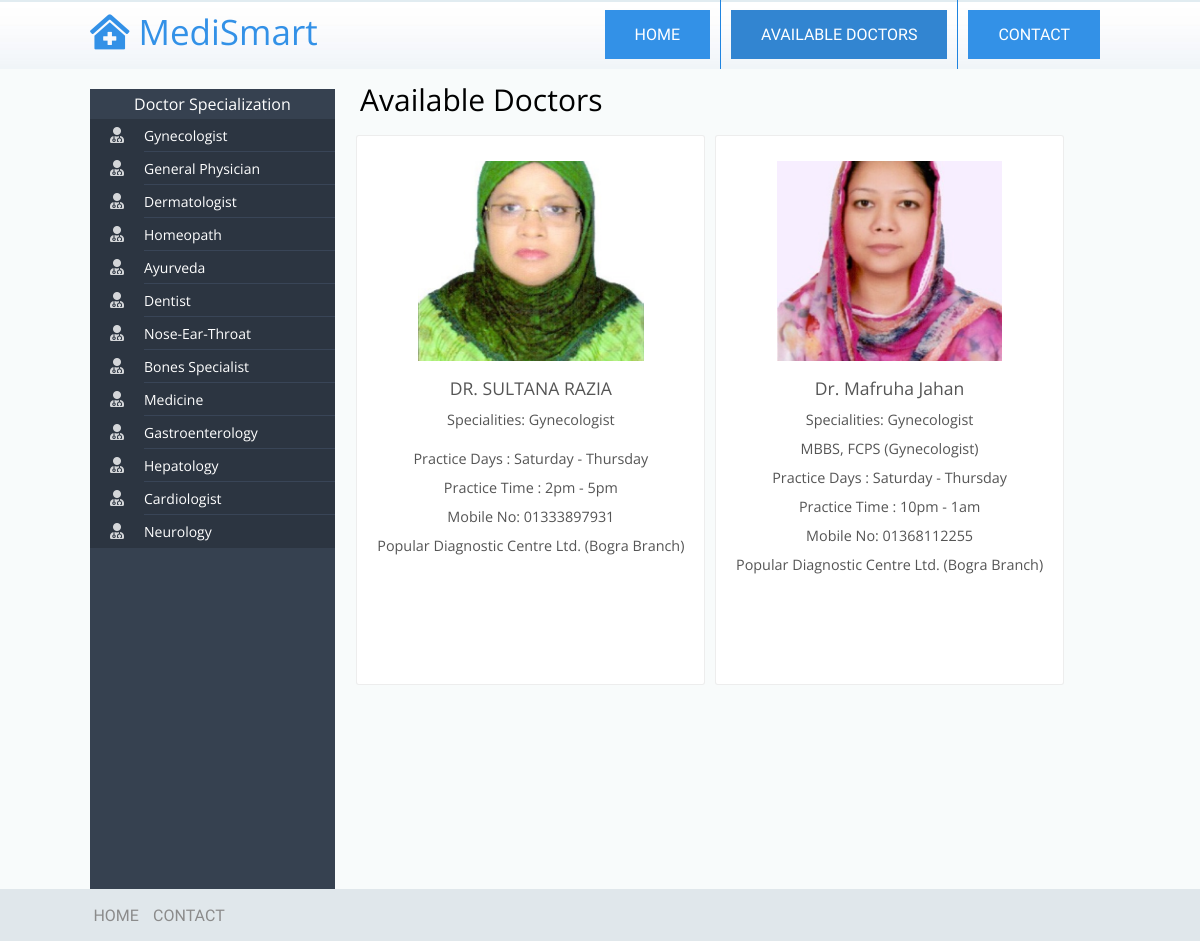
The page /avail-doctor.php?spec=1 on the database as committed earlier.
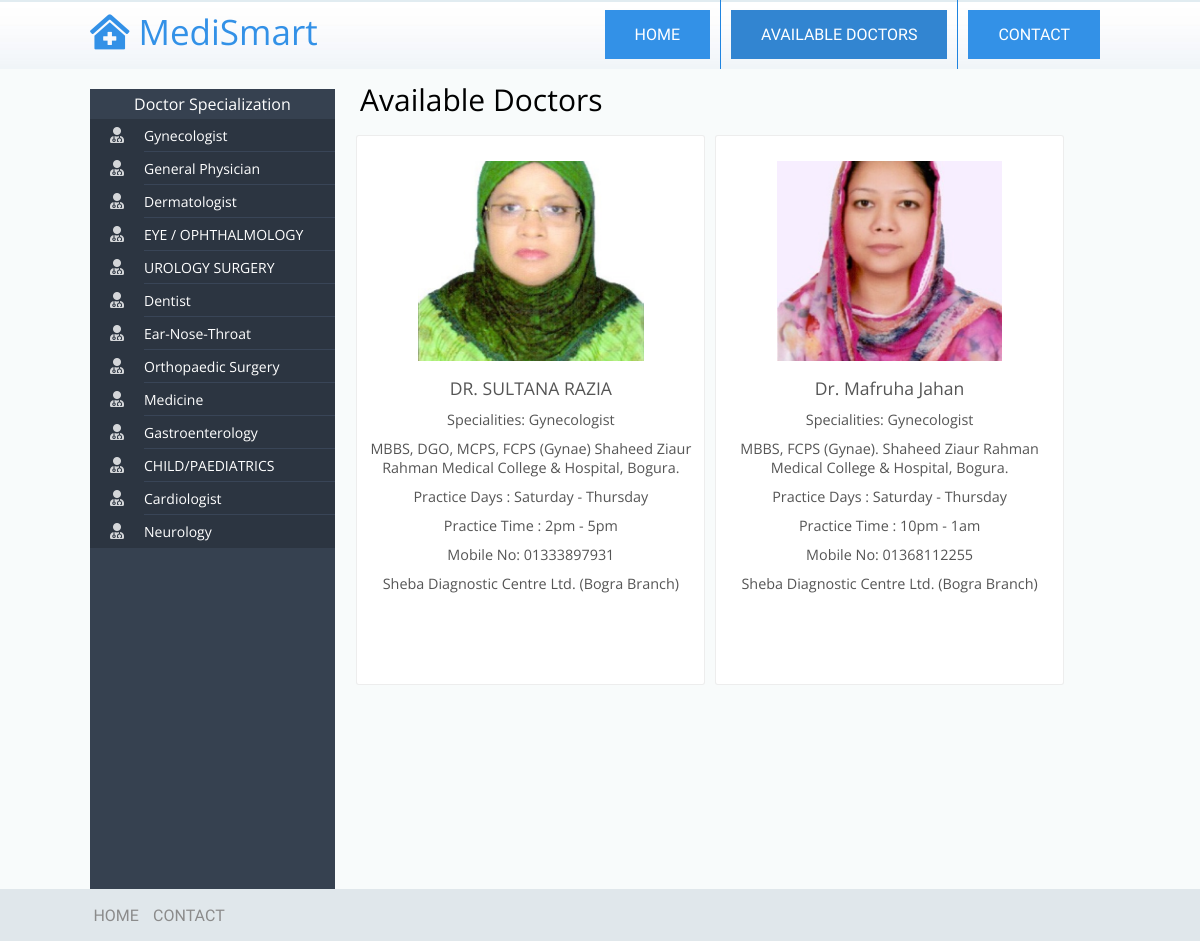
The same page on the database as committed later.
### tables this page shows
CREATE TABLE `doctorspecilization` (
  `id` int(11) NOT NULL,
  `specilization` varchar(255) DEFAULT NULL,
  `creationDate` timestamp NULL DEFAULT current_timestamp(),
  `updationDate` timestamp NULL DEFAULT NULL ON UPDATE current_timestamp()
);

CREATE TABLE `doctors` (
  `id` int(11) NOT NULL,
  `specilization` varchar(255) DEFAULT NULL,
  `doctorName` varchar(255) DEFAULT NULL,
  `profile_pic` varchar(255) NOT NULL,
  `docgender` varchar(10) NOT NULL,
  `docdegree` varchar(255) NOT NULL,
  `address` longtext DEFAULT NULL,
  `docFees` varchar(255) DEFAULT NULL,
  `practicedays` varchar(30) NOT NULL,
  `practicetime` varchar(30) NOT NULL,
  `contactno` varchar(13) DEFAULT NULL,
  `docEmail` varchar(255) DEFAULT NULL,
  `password` varchar(255) DEFAULT NULL,
  `creationDate` timestamp NULL DEFAULT current_timestamp(),
  `updationDate` timestamp NULL DEFAULT NULL ON UPDATE current_timestamp()
);

### avail-doctor.php (the view, shortened to what this page needs)
<?php
    include_once('hms/include/config.php');
    $spec_id = "";
    if (!empty($_GET)) {
        $spec_id = $_GET['spec'];
    }
?>
<!DOCTYPE HTML>
<html>
<head>
    <link rel="stylesheet" href="https://cdnjs.cloudflare.com/ajax/libs/font-awesome/5.15.4/css/all.min.css" />
    <link href="css/style.css" rel="stylesheet" type="text/css" media="all" />
    <link rel="stylesheet" href="./css/avail-doc.css">
</head>
<body>
    <div class="header">
        <div class="wrap">
            <div class="logo">
                <a href="index.html" style="font-size: 35px; color: #3391e7;">
                    <i class="fas fa-clinic-medical"></i> MediSmart</a>
            </div>
            <div class="top-nav">
                <ul>
                    <li><a href="index.html">Home</a></li>
                    <li class="active"><a href="avail-doctor.php">Available Doctors</a></li>
                    <li><a href="contact.php">contact</a></li>
                </ul>
            </div>
        </div>
    </div>
    <div class="wrap">
        <div class="contact">
            <div class="section group">
                <div class="col span_cus_1_of_3">
                    <div class="sidebar app-aside" id="sidebar">
                        <div class="sidebar-container perfect-scrollbar">
                            <nav>
                                <div class="navbar-title">
                                    <span>Doctor Specialization</span>
                                </div>
                                <ul class="main-navigation-menu">
                                    <?php
                                        $sql=mysqli_query($con,"select * from doctorSpecilization");
                                        while($row=mysqli_fetch_array($sql)){
									?>
                                    <li>
                                        <a href="avail-doctor.php?spec=<?php echo $row['id'];?>">
                                            <div class="item-content">
                                                <div class="item-media">
                                                    <i class="fas fa-user-md"></i>
                                                </div>
                                                <div class="item-inner">
                                                    <span class="title"> <?php echo $row['specilization'];?> </span>
                                                </div>
                                            </div>
                                        </a>
                                    </li>
                                    <?php
                                        }
                                    ?>
                                </ul>
                            </nav>
                        </div>
                    </div>
                </div>
                <div class="col span_cus_2_of_3">
                    <div class="contact-form">
                        <h2 class="avail__heading">Available Doctors</h2>
                        <div class="Items">
                            <?php
                                $sql="";
                                if($spec_id == ""){
                                    $sql=mysqli_query($con,"SELECT * FROM doctors");
                                }else{
                                    $sql=mysqli_query($con,"SELECT * FROM doctors WHERE specilization = (SELECT specilization FROM doctorspecilization WHERE id = {$spec_id})");
                                }
                                $num=mysqli_num_rows($sql);
                                if($num>0){
                                while($row=mysqli_fetch_array($sql)){
                            ?>
                            <div class="Item">
                                <div class="ImageContainer">
                                    <img src="./hms/admin/profile_pics/<?php echo ($row['profile_pic'] != '') ? $row['profile_pic'] : 'doctor.png'; ?>"
                                        alt="Demo Doctor" class="Image">
                                </div>
                                <div class="Item__title"><?php echo $row['doctorName'];?></div>
                                <div class="Item__specialty">Specialities: <?php echo $row['specilization'];?>
                                </div>
                                <div class="Item__specialty"><?php echo $row['docdegree'];?>
                                </div>
                                <div class="Item__practice">Practice Days : <?php echo $row['practicedays'];?></div>
                                <div class="Item__practice">Practice Time : <?php echo $row['practicetime'];?></div>
                                <div class="Item__practice">Mobile No: <?php echo $row['contactno'];?>
                                </div>
                                <div class="Item__branch"><?php echo $row['address'];?></div>
                            </div>
                            <?php
                                    }
                                }else{
                            ?>
                            <div class="no__doctor">No doctor is available now. </div>
                            <?php
                                }
                            ?>
                        </div>
                    </div>
                </div>
            </div>
        </div>
    </div>
    <div class="footer">
        <div class="wrap">
            <div class="footer-left">
                <ul>
                    <li><a href="index.html">Home</a></li>
                    <li><a href="contact.php">contact</a></li>
                </ul>
            </div>
        </div>
    </div>
</body>
</html>

### css/style.css (style rules this page uses)
html, body, div, span, applet, object, iframe, h1, h2, h3, h4, h5, h6, p, blockquote, pre, a, abbr, acronym, address, big, cite, code, del, dfn, em, img, ins, kbd, q, s, samp, small, strike, strong, sub, sup, tt, var, b, u, i, dl, dt, dd, ol, nav ul, nav li, fieldset, form, label, legend, table, caption, tbody, tfoot, thead, tr, th, td, article, aside, canvas, details, embed, figure, figcaption, footer, header, hgroup, menu, nav, output, ruby, section, summary, time, mark, audio, video { margin: 0; padding: 0; border: 0; font-size: 100%; font: inherit; vertical-align: baseline; }
article, aside, details, figcaption, figure, footer, header, hgroup, menu, nav, section { display: block; }
ol, ul { list-style: none; margin: 0px; padding: 0px; }
a { text-decoration: none; }
img { max-width: 100%; }
body { background: #f8fbfb; font-family: "Open Sans", Arial, sans-serif !important; }
.wrap { width: 70%; margin: 0 auto; }
.header { background: url(../images/header-bg.png); }
.logo { float: left; margin-top: 8px; }
.top-nav { float: right; }
.top-nav ul li { display: inline-block; float: left; border-left: 1px solid rgb(31, 132, 224); }
.top-nav ul li:first-child { border-left: none; }
.top-nav ul li a { font-family: "Ropa Sans", sans-serif; background: #3391e7; color: #fff; text-transform: uppercase; padding: 15px 30px; margin: 10px; display: block; }
.top-nav li.active > a, .top-nav li > a:hover { background: rgb(50, 133, 209); border-left-color: rgb(50, 133, 209); }
.section { clear: both; padding: 0px; margin: 0px; }
.group:before, .group:after { content: ""; display: table; }
.group:after { clear: both; }
.group { zoom: 1; }
.footer { background: #e0e7eb; padding: 15px 4px; }
.footer-left { float: left; }
.footer-left ul li { display: inline-block; }
.footer-left ul li a { font-family: "Ropa Sans", sans-serif; color: rgb(139, 139, 139); text-transform: uppercase; display: block; margin-right: 10px; }
.col { display: block; float: left; }
.col:first-child { margin-left: 0; }
.contact-form { position: relative; padding-bottom: 30px; }
.contact-form div { padding: 5px 0; }
.contact { min-height: 682px; }
@media screen and (max-width: 1366px) { .wrap { width: 90%; } }

Rows that differ between the two databases and show on the page:
changed doctorspecilization: specilization "Homeopath" → "EYE / OPHTHALMOLOGY"
changed doctorspecilization: specilization "Ayurveda" → "UROLOGY SURGERY"
changed doctorspecilization: specilization "Nose-Ear-Throat" → "Ear-Nose-Throat"
changed doctorspecilization: specilization "Bones Specialist" → "Orthopaedic Surgery"
changed doctorspecilization: specilization "Hepatology" → "CHILD/PAEDIATRICS"
changed doctors "DR. SULTANA RAZIA": docdegree (not shown) → "MBBS, DGO, MCPS, FCPS (Gynae) Shaheed Ziaur Rahman Medical College & Hospital, Bogura."; address "Popular Diagnostic Centre Ltd. (Bogra Branch)" → "Sheba Diagnostic Centre Ltd. (Bogra Branch)"
changed doctors "Dr. Mafruha Jahan": docdegree "MBBS, FCPS (Gynecologist)" → "MBBS, FCPS (Gynae). Shaheed Ziaur Rahman Medical College & Hospital, Bogura."; address "Popular Diagnostic Centre Ltd. (Bogra Branch)" → "Sheba Diagnostic Centre Ltd. (Bogra Branch)"
